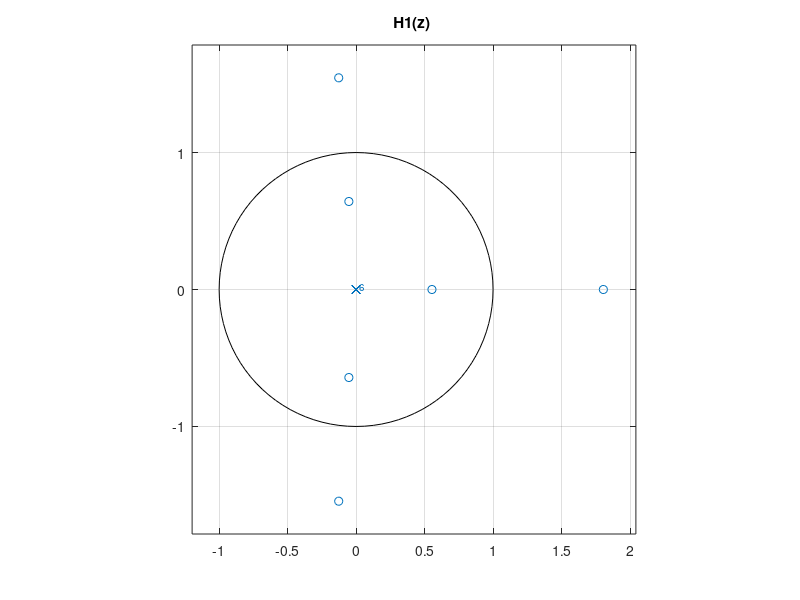
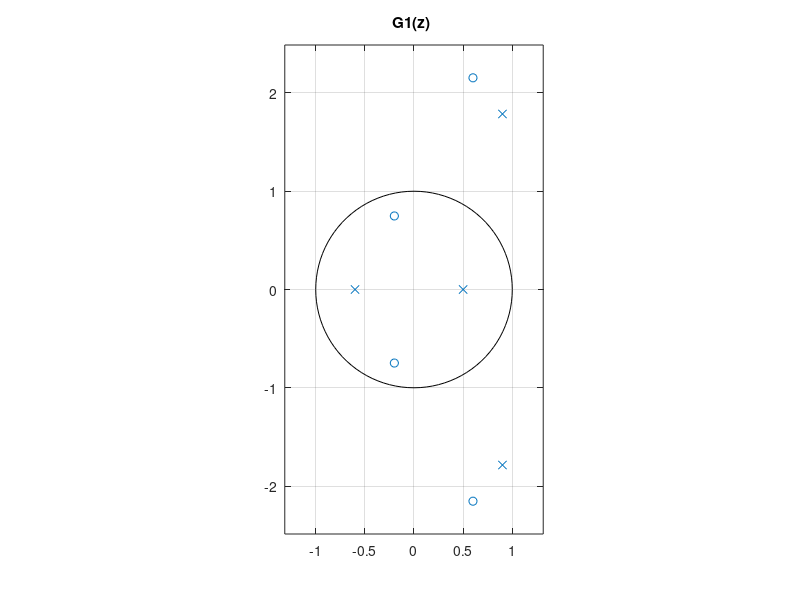
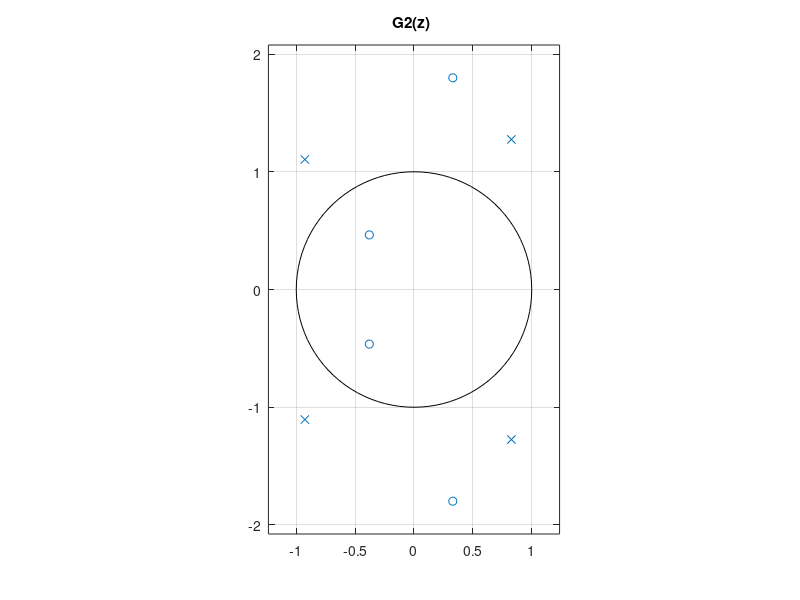

The MATLAB source for these figures, in order: (Note: this script raises an error after producing the figures.)
%% 
% *6.2.2 Poles and zeros of z-transform* 
% 
% 


clear;
close all;
clc;
P1 = [-1 2 -3 6 -3 2 -1];
D1 = [1 zeros(1,6)];
P2 = [3 -2.4 15.36 3.84 9];
D2 = [5 -8.5 17.6 4.7 -6];
P3 = [2 0.2 6.4 4.6 2.4];
D3 = [5 1 6.6 4.2 24];

zeros1 = roots(P1)
poles1 = roots(D1)
zeros2 = roots(P2)
poles2 = roots(D2)
zeros3 = roots(P3)
poles3 = roots(D3)


display(max(abs(poles1)));
display(min(abs(poles1)));
figure
zplane(zeros1,poles1);
title('H1(z) ');
%left-sided ROC: impossible，pole全0
%right-sided ROC:|𝑧| > 0
%two-sided ROC:impossible


display(max(abs(poles2)));
display(min(abs(poles2)));
figure
zplane(zeros2,poles2);
title('G1(z) ');
%left-sided ROC:|z|<0.5
%right-sided ROC:|z|>2
%two-sided ROC:0.6<|z|<2


display(max(abs(poles3)));
display(min(abs(poles3)));
figure
zplane(zeros3,poles3);
title('G2(z) ');

%left-sided ROC:|z|<1.4421
%right-sided ROC:|z|>1.5193
%two-sided ROC:1.4421<|z|<1.5193
%% 
% For right-sided sequences: ROC extends outward from the outermost pole to 
% infinity. 
% 
% For left-sided: ROC inwards from the innermost pole to the original point. 
% 
% For two-sided: ROC either is a ring or do not exist. 
%% 
% 
% 
% *6.2.3 z-transform and frequency response*
% 
% 
% 
% 

P1 = [1 2 0 2 1];
D1 = [1 0 0 0 0];

P2 = [1 0 -1];
D2 = [1 -1.2 0.95];

[mag1,phase1]=FreRes(P1,D1);
[mag2,phase2]=FreRes(P2,D2);

syms w;
figure()
sgtitle('Ha(z) ');
subplot(1,3,1);
fplot(w,mag1,[-pi,pi]);
xlabel('w');
ylabel('magnitude response');
title('magnitude response');

subplot(1,3,2);
fplot(w,20*log10(mag1),[-pi,pi]);
xlabel('w');
ylabel('magnitude response in dB');
title('magnitude response in dB');

subplot(1,3,3);
fplot(w,phase1,[-pi,pi]);
xlabel('w');
ylabel('phase response');
title('phase response');
%% 
% 

figure()
sgtitle('Hb(z) ');
subplot(1,3,1);
fplot(w,mag2,[-pi,pi]);66666
xlabel('w');
ylabel('magnitude response');
title('magnitude response');

subplot(1,3,2);
fplot(w,20*log10(mag2),[-pi,pi]);
xlabel('w');
ylabel('magnitude response in dB');
title('magnitude response in dB');

subplot(1,3,3);
fplot(w,phase2,[-pi,pi]);
xlabel('w');
ylabel('phase response');
title('phase response');
%% 
% *6.2.4 Inverse z-transform* 
% 
% 
% 
% 
% 
% find the partial fraction expansion of the following two z-transforms: 令s=z^-1
% 
% 

P1 = [-7.8 3];
D1 = [-1.12 0.9 1];
P2 = [1.28 1.8 3];
D2 = [-0.2 -0.1 1];
[r, p, k] = residue(P1,D1);
[rou1,p1,k1] = residue_expansion(P1,D1);
[rou2,p2,k2] = residue_expansion(P2,D2);

display(rou1);
display(p1);
display(k1);

display(rou2);
display(p2);
display(k2);

%%

%% 
% *6.2.5 Stability Conditions* 
% 
% A stable causal LTI system has all poles inside unit circle. 
% 
% 
% 
% 

poles1 = [0.943 0.902]; zeros1 = [0 0];
b1 = [1]; a1 = [1 -1.845 0.850586];
[h1,t1] = impz(b1,a1,100);
poles2 = [1 0.85]; zeros2 = [0 0];
b2 = [1]; a2 = [1 -1.85 0.85];
[h2,t2] = impz(b2,a2,100);

figure(); 
subplot(1,2,1);
zplane(zeros1',poles1');
title('Zero-Pole plot of H_1(z)');

subplot(1,2,2);
stem(t1,h1);
xlabel('t');
ylabel('h');
title('Impulse Response of H_1(z)');

figure();
subplot(1,2,1);
zplane(zeros2',poles2');
title('Zero-Pole plot of H_1(z)');

subplot(1,2,2);
stem(t2,h2);
xlabel('t');
ylabel('h');
title('Impulse Responseof H_2(z)');

%Poles of H1(z) are all in unit circle, it's stable
%One pole of H2(z) is  on unit circle, it's unstable
%% 
% 即使原始设计中所有极点都位于单位圆内（确保了滤波器的稳定性），量化后极点的这种微小移动可能会导致它们穿过单位圆，落入单位圆外部。当极点位于单位圆外时，滤波器的某些部分的响应会随着时间的推移而指数增长，导致系统不稳定。
%% 
% 
% 
% *6.3 Linear Phase FIR Filters*
% 
% *6.3.1 Four Types of Linear Phase FIR Filters* 

h=[-0.0035,-0.0039,0.0072,0.0201,-0.0000,-0.0517,-0.0506,0.0855,0.2965,0.4008,0.2965,0.0855,-0.0506,-0.0517,-0.0000,0.0201,0.0072,-0.0039,-0.0035];

figure();
[mag,phase]=FreRes(h,1);
syms w;
figure()

subplot(3,1,1);
fplot(w,mag,[-pi,pi]);
xlabel('w');
ylabel('magnitude response');
title('magnitude response');

subplot(3,1,2);
fplot(w,20*log10(mag),[-pi,pi]);
xlabel('w');
ylabel('magnitude response in dB');
title('magnitude response in dB');
hold on;
plot(linspace(-pi,pi,1000),-3*ones(1,1000));

subplot(3,1,3);
fplot(w,phase,[-pi,pi]);
xlabel('w');
ylabel('phase response');
title('phase response');


figure();
P=h;
D=[1, zeros(1,18)];
Zeros = roots(P);
poles = roots(D);
zplane(Zeros,poles);
title('Zero-Pole plots');
%% 
% 
% 
% (1):低通滤波器，
% 
% 
% 
% Additionally, it does not exhibit a zero phase across all frequencies
% 
% Cutoff frequency is about -1.13 and +1.13
% 
% ????This type of filter has either an even number or no zeros at 𝑧 = 1 and 
% 𝑧 =−1.
% 
% (2)type3不可能作为低通，构造反对称序列


h_type3 = [-1 -2 2 3 0 -3 -2 2 1];
[mag2,phase2]=FreRes(h_type3,1);
syms w;
figure();

subplot(3,1,1);
fplot(w,mag2,[-pi,pi]);
xlabel('w');
ylabel('magnitude response of type 3');
title('magnitude response of type 3');

subplot(3,1,2);
fplot(w,20*log10(mag2),[-pi,pi]);
xlabel('w');
ylabel('magnitude response of type 3 in dB');
title('magnitude response of type 3 in dB');
hold on;
plot(linspace(-pi,pi,1000),-3*ones(1,1000));

subplot(3,1,3);
fplot(w,phase2,[-pi,pi]);
xlabel('w');
ylabel('phase response of type 3');
title('phase response of type 3');
% (2):No, it can be a bandpass filter,频谱在0是小，反例
%% 
% 

n=0:18;
h=[-0.0035,-0.0039,0.0072,0.0201,-0.0000,-0.0517,-0.0506,0.0855,0.2965,0.4008,0.2965,0.0855,-0.0506,-0.0517,-0.0000,0.0201,0.0072,-0.0039,-0.0035];
h1=h;
h2=zeros(1,91);
h1(2:2:19)=-h1(2:2:19);
h2(1:5:91)=h(1:1:19);
syms w;

[mag1,phase1]=FreRes(h1,1);
[mag2,phase2]=FreRes(h2,1);

figure();
sgtitle('H_1(z) ');
subplot(3,1,1);
fplot(w,mag1,[-pi,pi]);
xlabel('w');
ylabel('magnitude response');
title('magnitude response');

subplot(3,1,2);
fplot(w,20*log10(mag1),[-pi,pi]);
xlabel('w');
ylabel('magnitude response in dB');
title('magnitude response in dB');

subplot(3,1,3);
fplot(w,phase1,[-pi,pi]);
xlabel('w');
ylabel('phase response');
title('phase response');

figure();
sgtitle('H_2(z)');
subplot(3,1,1);
fplot(w,mag2,[-pi,pi]);
xlabel('w');
ylabel('magnitude response');
title('magnitude response');

subplot(3,1,2);
fplot(w,20*log10(mag2),[-pi,pi]);
xlabel('w');
ylabel('magnitude response in dB');
title('magnitude response in dB');

subplot(3,1,3);
fplot(w,phase2,[-pi,pi]);
xlabel('w');
ylabel('phase response');
title('phase response');
%% 
% *6.3.2 Design of Simple FIR Filters*
% 
% 
% 
% Design a linear phase lowpass FIR filter with a 3-dB cutoff frequency at 0.3𝜋 
% 
% 

w = linspace(0,pi,4000);
% M = -1/2*log2(cos(wc/2)) 
M = 3;
H_cascade = exp(-j*3*w/2).*(cos(w/2)).^3;
H_moving_average = (1/M)*sin(M.*w/2)./sin(w/2).*exp(-1j*(M-1).*w./2);
figure
plot(w,20*log10(abs(H_cascade)));
hold on;
plot(w,20*log10(abs(H_moving_average)));
plot(w,-3*ones(1,4000));
ylim([-50,0]);
xlabel('w');
ylabel('magnitude response in dB');

legend('cascade filter','higher order moving average filter','-3dB ');
hold off
%% 
% *6.4 IIR Filters*
% 
% Design a first order highpass IIR filter with a 3-dB cutoff frequency of 0.2 
% 𝜋. 

a = (1-sin(0.2*pi))/cos(0.2*pi);
w = linspace(0,pi,4000);
H = sqrt(((1+a)^2*(1-cos(w)))./(2*(1+a^2-2*a*cos(w))));
figure
plot(w,20*log10(abs(H)));
hold on;
plot(w,-3*ones(1,4000));
xlabel('w');
ylabel('magnitude response in dB');
title('highpass IIR filter ');
legend('highpass IIR filter','3-dB cutoff line');